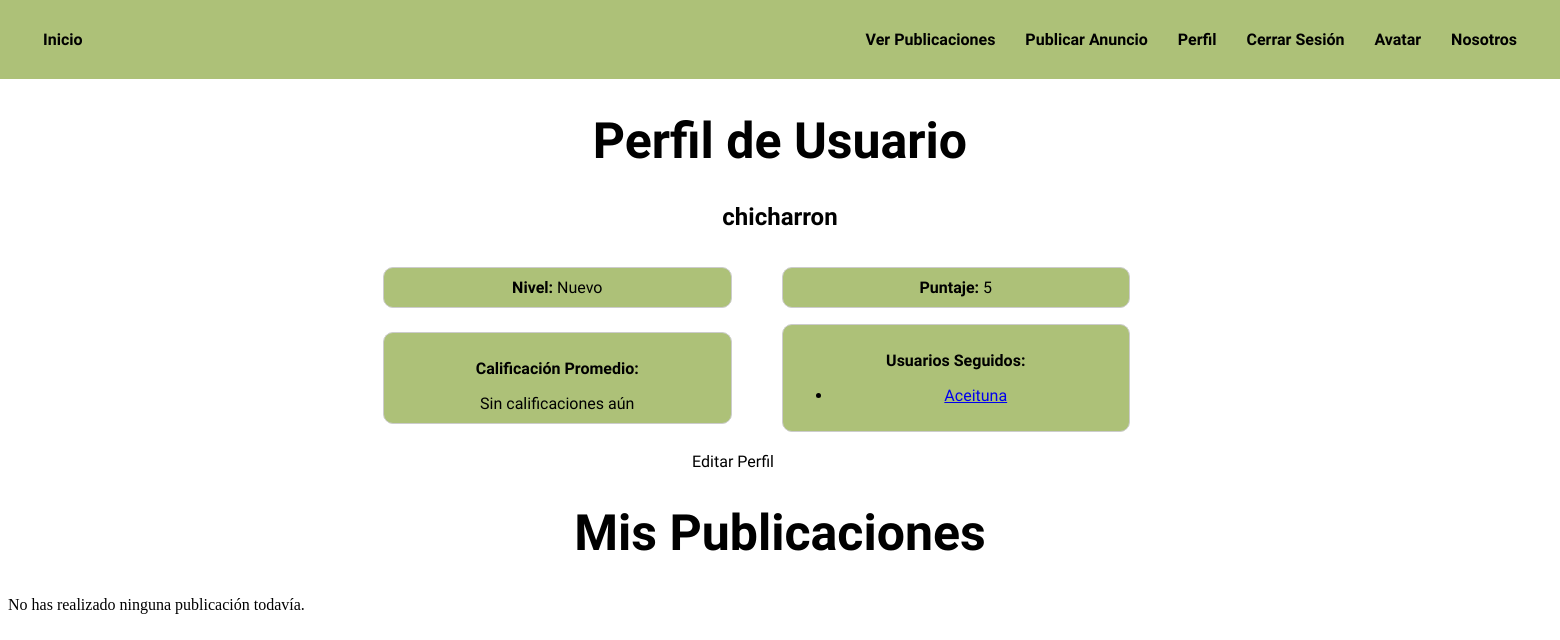
The page /perfil/ (signed in) on the database its author committed.
### BookityApp/models.py (models this page shows, shortened)
class Perfil(models.Model):
    user = models.OneToOneField('auth.User', on_delete=models.CASCADE)
    latitud_defecto = models.FloatField(null=True, blank=True)
    longitud_defecto = models.FloatField(null=True, blank=True)
    radio_marcador_defecto = models.FloatField(default=50)
    puntaje_usuario = models.IntegerField(default=0)
    nivel_usuario = models.CharField(max_length=20, choices=[('Nuevo', 'Nuevo'), ('Medio', 'Medio'), ('KPro', 'KPro')], default='Nuevo')
    promedio_calificaciones = models.FloatField(default=0.0, null=True, blank=True)
    usuarios_seguidos = models.ManyToManyField('self', blank=True)

### BookityApp/views.py (the view)
# urls.py: path('perfil/', perfil, name='perfil'),
def perfil(request):
    publicaciones = Publicacion.objects.filter(user=request.user).order_by('-fecha_publicacion')
    perfil = Perfil.objects.get(user=request.user)
    usuarios_seguidos = perfil.usuarios_seguidos.all()
    return render(request, 'BookityApp/perfil.html', {
        'publicaciones': publicaciones,'perfil': perfil,'usuarios_seguidos': usuarios_seguidos
    })

### BookityApp/templates/BookityApp/perfil.html
{% extends 'BookityApp/base.html' %}
{% block content %}
<h1 style="text-align: center; font-family: 'Sour Gummy', sans-serif; font-size: 50px;">Perfil de Usuario</h1>
<h2 style="text-align: center; font-family:'inder', sans-serif;">{{ user.username }}</h2>
<div class="ordenar_perfil1">
<p class="item"><strong>Nivel:</strong> {{ perfil.nivel_usuario }}</p>
<p class="item"><strong>Puntaje:</strong> {{ perfil.puntaje_usuario }}</p>
</div>
<div class="ordenar_perfil2">
        <div class="item">
    <p><strong>Calificación Promedio:</strong></p>
    {% if perfil.promedio_calificaciones %}
        {{ perfil.promedio_calificaciones|floatformat:2 }}
        {% else %}
        Sin calificaciones aún
    {% endif %}
    </div>
    <div class="item">
    <p><strong>Usuarios Seguidos:</strong></p>
    {% if usuarios_seguidos %}
        <ul>
        {% for seguido in usuarios_seguidos %}
            <li><a href="{% url 'usuarios_perfil' seguido.user.username %}">{{ seguido.user.username }}</a></li>
        {% endfor %}
        </ul>
    {% else %}
        <p>No sigues a ningún usuario.</p>
    {% endif %}
    </div>
</div>
<a href="{% url 'editar_perfil' %}" class="boton_edit_perfil">Editar Perfil</a>
<h1 style="text-align: center; font-family: 'Sour Gummy', sans-serif;font-size:50px;">Mis Publicaciones</h1>
{% if publicaciones %}
    <div class="contenedor-publicaciones">
        {% for publicacion in publicaciones %}
            <div class="publicacion">
                <h2>{{ publicacion.titulo }}</h2>
                <p>{{ publicacion.descripcion }}</p>
                <p><em>Publicado el {{ publicacion.fecha_publicacion|date:"d/m/Y H:i" }}</em></p>
                <div>
                    <a href="{% url 'detalle' publicacion.id %}" style="text-decoration: none;color: black;font-weight: bold;">Ver más información</a>
                </div>
                <form method="post" action="{% url 'eliminar_publicacion' publicacion.id %}">
                    {% csrf_token %}
                    <button type="submit">Eliminar Publicación</button>
                </form>
            </div>
        {% endfor %}
    </div>
{% else %}
    <p class="mensaje_sin_pub">No has realizado ninguna publicación todavía.</p>
{% endif %}
{% endblock %}

### BookityApp/static/css/styles.css (style rules this page uses)
body { padding-top: 70px; }
.ordenar_perfil1 { display: grid; grid-template-columns: repeat(auto-fill, minmax(300px, 1fr)); gap: 50px; width: 100%; align-items: center; box-sizing: border-box; margin-left:375px; font-family: 'inder',sans-serif; }
.ordenar_perfil2 { display: grid; grid-template-columns: repeat(auto-fill, minmax(300px, 1fr)); gap: 50px; width: 100%; align-items: center; box-sizing: border-box; margin-left: 375px; font-family: 'inder',sans-serif; }
.item { background: #adc178; border: 1px solid #ccc; padding: 10px; text-align: center; border-radius: 10px; height:auto; }
.boton_edit_perfil { color:black; text-decoration: none; font-family: 'Inder', sans-serif; display: block; text-align: center; margin-top:20px; width:100px; margin-left:675px; }

### rows shown on the page
Perfil: nivel_usuario "Nuevo", puntaje_usuario "5"
Perfil: user.username "Aceituna"

### other values the page prints
{{ user.username }} "chicharron"
